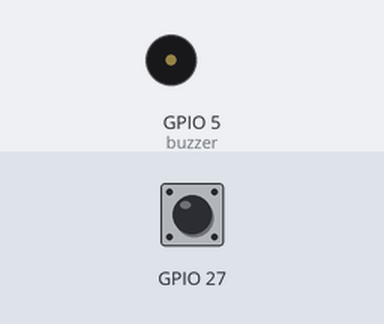
Recording of a sketch running on a simulated ESP32. Parts: buzzer (waves = sounding). Inputs (shaded band) come from the test bench; at power-on: GPIO 27 HIGH.

Above: at 1.2 s.
1.3 s: GPIO 27 driven LOW
At 2.4 s:
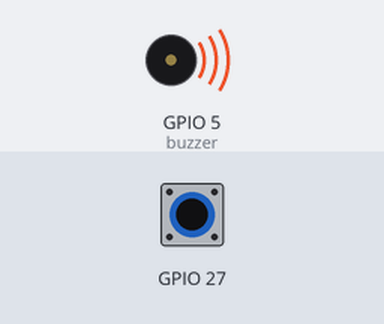
2.8 s: GPIO 27 driven HIGH
Timing chart, 0 to 5.8 s (numbered marks = the images above; inputs shaded):
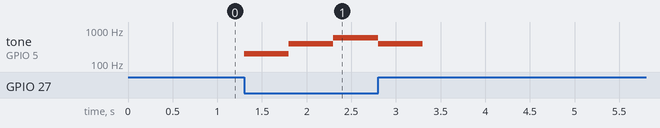

Measured:
- after the input at 1.3 s, tone on GPIO 5 (buzzer): silent → 200 Hz at once, → 400 Hz 0.50 s later, → 600 Hz 0.50 s later

The sketch:

sketch.ino
```cpp
void setup()
{
  pinMode(27, INPUT);
  pinMode(5, OUTPUT);
}
void loop()
{
  int a=digitalRead(27);
  if (a==LOW)
  {
    tone(5,200);
    delay(500);
    tone(5,400);
    delay(500);
    tone(5,600);
    delay(500);
    tone(5,400);
    delay(500);
  }
  else
  {
    noTone(5);
  }
}
```
